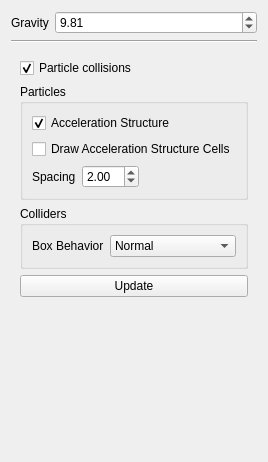
<?xml version="1.0" encoding="UTF-8"?>
<ui version="4.0">
 <class>WidgetFountain</class>
 <widget class="QWidget" name="WidgetFountain">
  <property name="geometry">
   <rect>
    <x>0</x>
    <y>0</y>
    <width>247</width>
    <height>462</height>
   </rect>
  </property>
  <property name="windowTitle">
   <string>Form</string>
  </property>
  <layout class="QFormLayout" name="formLayout">
   <item row="0" column="0">
    <widget class="QLabel" name="label">
     <property name="text">
      <string>Gravity</string>
     </property>
    </widget>
   </item>
   <item row="0" column="1">
    <widget class="QDoubleSpinBox" name="gravity">
     <property name="maximum">
      <double>100.000000000000000</double>
     </property>
     <property name="singleStep">
      <double>0.100000000000000</double>
     </property>
     <property name="value">
      <double>9.810000000000000</double>
     </property>
    </widget>
   </item>
   <item row="1" column="0" colspan="2">
    <widget class="Line" name="line">
     <property name="orientation">
      <enum>Qt::Orientation::Horizontal</enum>
     </property>
    </widget>
   </item>
   <item row="2" column="0" colspan="2">
    <widget class="QWidget" name="widget_3" native="true">
     <layout class="QVBoxLayout" name="verticalLayout">
      <item>
       <widget class="QCheckBox" name="ParticleCollisionCheckBox">
        <property name="enabled">
         <bool>true</bool>
        </property>
        <property name="text">
         <string>Particle collisions</string>
        </property>
        <property name="checked">
         <bool>true</bool>
        </property>
       </widget>
      </item>
      <item>
       <widget class="QGroupBox" name="groupBox">
        <property name="title">
         <string>Particles</string>
        </property>
        <layout class="QVBoxLayout" name="verticalLayout_2">
         <item>
          <widget class="QCheckBox" name="AccelerationStructure">
           <property name="text">
            <string>Acceleration Structure</string>
           </property>
           <property name="checked">
            <bool>true</bool>
           </property>
          </widget>
         </item>
         <item>
          <widget class="QCheckBox" name="DrawAccelerationStructure">
           <property name="text">
            <string>Draw Acceleration Structure Cells</string>
           </property>
          </widget>
         </item>
         <item alignment="Qt::AlignmentFlag::AlignLeft">
          <widget class="QWidget" name="widget" native="true">
           <layout class="QHBoxLayout" name="horizontalLayout">
            <property name="leftMargin">
             <number>0</number>
            </property>
            <property name="topMargin">
             <number>0</number>
            </property>
            <property name="rightMargin">
             <number>0</number>
            </property>
            <property name="bottomMargin">
             <number>0</number>
            </property>
            <item alignment="Qt::AlignmentFlag::AlignLeft">
             <widget class="QLabel" name="label_5">
              <property name="text">
               <string>Spacing</string>
              </property>
             </widget>
            </item>
            <item>
             <widget class="QDoubleSpinBox" name="AccelerationStructureSpacing">
              <property name="minimum">
               <double>0.100000000000000</double>
              </property>
              <property name="maximum">
               <double>50.000000000000000</double>
              </property>
              <property name="singleStep">
               <double>0.100000000000000</double>
              </property>
              <property name="value">
               <double>2.000000000000000</double>
              </property>
             </widget>
            </item>
           </layout>
          </widget>
         </item>
        </layout>
       </widget>
      </item>
      <item>
       <widget class="QGroupBox" name="groupBox_2">
        <property name="title">
         <string>Colliders</string>
        </property>
        <layout class="QFormLayout" name="formLayout_2">
         <item row="0" column="0">
          <widget class="QLabel" name="label_6">
           <property name="text">
            <string>Box Behavior</string>
           </property>
          </widget>
         </item>
         <item row="0" column="1">
          <widget class="QComboBox" name="boxBehavior">
           <item>
            <property name="text">
             <string>Normal</string>
            </property>
           </item>
           <item>
            <property name="text">
             <string>Sticky</string>
            </property>
           </item>
           <item>
            <property name="text">
             <string>Slippy</string>
            </property>
           </item>
           <item>
            <property name="text">
             <string>Bouncy</string>
            </property>
           </item>
          </widget>
         </item>
        </layout>
       </widget>
      </item>
      <item>
       <widget class="QPushButton" name="btnUpdate">
        <property name="text">
         <string>Update</string>
        </property>
       </widget>
      </item>
     </layout>
    </widget>
   </item>
   <item row="4" column="0">
    <widget class="QLabel" name="label_2">
     <property name="text">
      <string/>
     </property>
    </widget>
   </item>
   <item row="5" column="0">
    <widget class="QLabel" name="label_3">
     <property name="text">
      <string/>
     </property>
    </widget>
   </item>
   <item row="6" column="0">
    <widget class="QLabel" name="label_4">
     <property name="text">
      <string/>
     </property>
    </widget>
   </item>
  </layout>
 </widget>
 <resources/>
 <connections>
  <connection>
   <sender>ParticleCollisionCheckBox</sender>
   <signal>clicked(bool)</signal>
   <receiver>groupBox</receiver>
   <slot>setEnabled(bool)</slot>
   <hints>
    <hint type="sourcelabel">
     <x>70</x>
     <y>52</y>
    </hint>
    <hint type="destinationlabel">
     <x>69</x>
     <y>67</y>
    </hint>
   </hints>
  </connection>
  <connection>
   <sender>AccelerationStructure</sender>
   <signal>clicked(bool)</signal>
   <receiver>DrawAccelerationStructure</receiver>
   <slot>setEnabled(bool)</slot>
   <hints>
    <hint type="sourcelabel">
     <x>131</x>
     <y>99</y>
    </hint>
    <hint type="destinationlabel">
     <x>131</x>
     <y>114</y>
    </hint>
   </hints>
  </connection>
  <connection>
   <sender>AccelerationStructure</sender>
   <signal>clicked(bool)</signal>
   <receiver>widget</receiver>
   <slot>setEnabled(bool)</slot>
   <hints>
    <hint type="sourcelabel">
     <x>91</x>
     <y>95</y>
    </hint>
    <hint type="destinationlabel">
     <x>93</x>
     <y>135</y>
    </hint>
   </hints>
  </connection>
 </connections>
</ui>
